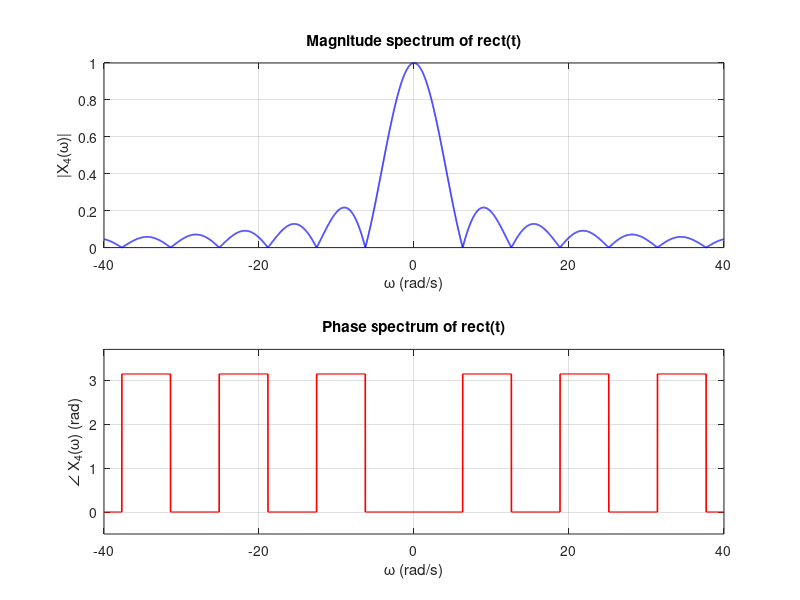

The MATLAB source for this figure:
% ---------- q4a_spectrum.m ----------
1;
function y = sincw(w)                 % sin(w/2)/(w/2), equal to 1 at w = 0
  y = ones(size(w));
  idx = (w ~= 0);
  y(idx) = sin(w(idx)/2)./(w(idx)/2);
end

clear; close all; clc;
w = linspace(-40, 40, 8001);
X = sincw(w);

figure(1);
subplot(2,1,1); plot(w, abs(X), 'b', 'LineWidth', 1.2); grid on;
xlabel('\omega (rad/s)'); ylabel('|X_4(\omega)|'); title('Magnitude spectrum of rect(t)');
subplot(2,1,2); plot(w, pi*(X<0), 'r', 'LineWidth', 1.2); grid on;
xlabel('\omega (rad/s)'); ylabel('\angle X_4(\omega) (rad)'); title('Phase spectrum of rect(t)');
ylim([-0.5 3.7]);
print -dpng q4a_spectra.png
